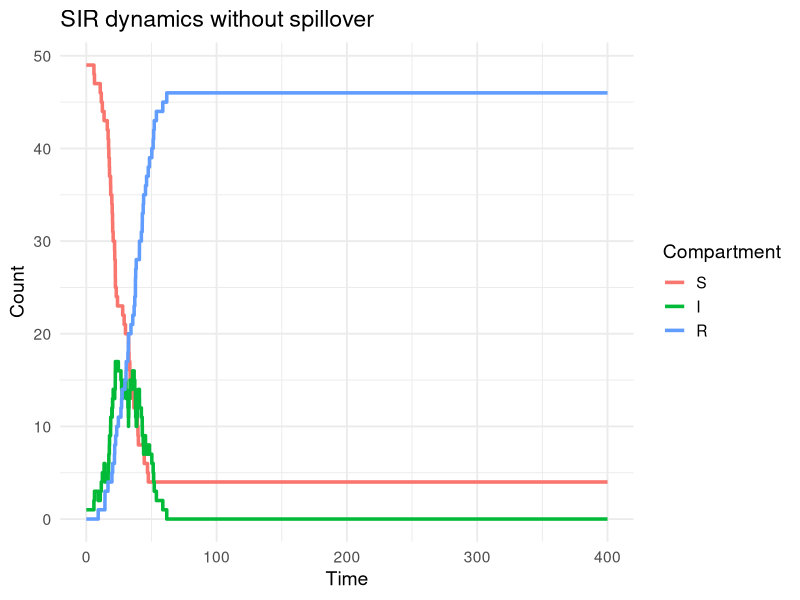

The R source for this figure: (Note: this script raises an error after producing the figure.)
#####################################################################

## Lab: Stochastic SIR simulation with spillover introductions

#####################################################################

## Clinic on the Meaningful Modeling of Epidemiological Data
## International Clinics on Infectious Disease Dynamics and Data (ICI3D) Program
## https://www.ici3d.org

## Attribution: Rebecca Borchering (2015, 2018)
##              Reshma Kassanjee (2025)

## Some Rights Reserved
## CC BY-NC 4.0 (https://creativecommons.org/licenses/by-nc/4.0/)

#####################################################################

## The goal of this tutorial is to use a Gillespie algorithm 
## implementation of an SIR model to explore the impact of
## introducing spillover infection events.

## You will be asked to extend code - though we provide example
## solutions, we encourage you take the time to first try!  

library(tidyverse)

#####################################################################

## Section 1: Simple stochastic SIR 

#####################################################################

## Context: We begin with a closed population of animals, with infection
## modelled to spread as per a stochastic SIR model. 

## Take some time to understand the implementation below. 

## Compartments:
## (S,I,R) = (susceptible, infectious, removed)

## Transitions:
## Event                           Change        	  	          Rate
## Infection (S)                   (S,I,R)->(S-1,I+1,R)        	beta*I*S/N
## Recovery/Removal (I)            (S,I,R)->(S,I-1,R+1)         gamma*I

## Function to step forward in time to next event and update states:

event_sir <- function(time, S, I, R, params, t_end) {
  
  with(as.list(params), {
    N <- S+I+R
    
    rates <- c(
      infect = beta * I * S / N,
      recover = gamma * I
    )
    
    total_rate <- sum(rates)
    
    if (total_rate == 0) {
      
      count.inf <- 0
      event_time <- t_end
      
    } else {
      
      event_time <- time + rexp(1, total_rate)
      event_type <- sample(c("Infect", "Recover"), 1, prob = rates / total_rate)
      
      switch(event_type,
             "Infect" = {
               S <- S - 1
               I <- I + 1
               count.inf <- 1
             },
             "Recover" = {
               I <- I - 1
               R <- R + 1
               count.inf <- 0
             })
    }
    
    return(data.frame(time = event_time, S = S, I = I, R = R, count.inf = count.inf))
  })
}

## Function to simulate states from time 0 to t_end:

simulate_sir <- function(t_end, y, params) {
  with(as.list(y), {
    
    cum.inf <-  0
    ts <- data.frame(time = 0, S = S, I = I, R = R, count.inf = 0) 
    next_event <- ts
    
    while (next_event$time < t_end) {
      next_event <- event_sir(next_event$time, next_event$S, next_event$I, next_event$R, params, t_end)
      cum.inf <- cum.inf + next_event$count.inf
      next_event$count.inf <- cum.inf
      ts <- rbind(ts, next_event)
    }
    
    return(ts)
  })
}

## Run the model for specified inputs:

pop <- 50                                 # population size
params <- c(beta = 0.3, gamma = 0.1)    	# parameter values
final_time <- 400                       	# end time
y0 <- c(S = pop - 1, I = 1, R = 0)        # initial state

ts1 <- simulate_sir(final_time, y0, params)

## And plot:

ts1_long <- (ts1 
             |> pivot_longer(cols = c(S, I, R), names_to = "Compartment", values_to = "count")
             |> mutate(Compartment = factor(Compartment, levels = c('S','I','R')))
)

ggplot(ts1_long, aes(x = time, y = count, color = Compartment)) +
  geom_step(linewidth = 1.2) +
  labs(title = "SIR dynamics without spillover", y = "Count", x = "Time") +
  theme_minimal(base_size = 14)

## Generate the data and produce the plot multiple times, by running the relevant
## lines above. What do you see?

#####################################################################

## Section 2: Simple stochastic SIR with spillover

#####################################################################

## We now introduce the possibility of infections occurring in the
## population due to other exposures - for example, due to infected animals
## in some other maintenance population briefly entering the territory. 

## TASK 1: Make a copy of all the code presented for part 1 and modify it to 
## introduce spillover events using the following information:
## Make functions event_sirspill and simulate_sirspill. More specifically, 
## assume that, in addition to the transmission already occurring, there 
## is an additional rate of infection of susceptibles of lambda*S/N (total rate). 
## Here lambda is the rate at which, for example, animals from outside of the 
## population manage to make contact with animals in our population of interest. 

## Here are some hints if needed: 
##   * Update the list of '## Transitions'
##   * In the function event_sirspill, include a third event type 'Spillover'.
##     Also try to include a counter for spillovers (count.spillovers) - 
##     this may prove handy if you get time to explore. 
##   * To run the model, think about whether any of the inputs needs to change.

## Once you have tried this yourself, scroll down to the bottom of the tutorial 
## to find an example solution, and then move onto the next parts of the tutorial 
## using it.

#####################################################################

## Section 3: Explore patterns

#####################################################################

## Let's compare outputs for different parameter values.

## To make this easier, let's write a function that plots I over time,
## showing several different possible trajectories, for a set of input 
## parameter values

plot_sirspill <- function(nTraj = 16, params, final_time, y0){
  
  ts_collect <- list()
  for (ii in 1:nTraj){
    ts_collect[[ii]] <- simulate_sirspill(final_time, y0, params)
  }
  
  ts_collect_df <- (bind_rows(ts_collect, .id = "Simulation")
                    |> mutate(Simulation = factor(Simulation, levels = 1:nTraj))
  )
  
  gg <- ggplot(ts_collect_df, aes(x = time, y = I)) +
    geom_step(linewidth = 1.2) +
    facet_wrap(~Simulation) +
    labs(title = "I over time", y = "Count", x = "Time") +
    scale_x_continuous(breaks = NULL) +
    coord_cartesian(xlim=c(0, final_time)) +
    theme_minimal(base_size = 14)

  print(gg)
}

## We can now easily now easily plot trajectories - here we plot 
## 16 trajectories for a set of inputs

plot_sirspill(nTraj=16
	, params=c(beta = 0.3, gamma = 0.1,lambda = 0.01)
	, final_time=400
	, y0 = c(S = pop - 1, I = 1, R = 0)
)

## TASK 2: 
## Use the function plot_sirspill to compare outputs for different parameter
## values (specified below) and think about the patterns you see. Also think 
## about how the  patterns you see relate to R0 = beta/gamma, and, later in
## time, Reff = R0*S/N. Note: Pay attention to the scale of y-axis and be sure
## to document your observations for discussion.

## Don't forget to erase your graphs every now and then using graphics.off().

## (1) 1 infected animal to begin, no spillover, with different beta and gamma values
## c(beta = 0.3, gamma = 0.1, lambda = 0.00), 400, c(S = pop - 1, I = 1, R = 0))
## versus 
## c(beta = 0.18, gamma = 0.2, lambda = 0.00), 400, c(S = pop - 1, I = 1, R = 0))

## (2) 0 infected animals to begin, with spillover, with different beta and gamma values 
## c(beta = 0.3, gamma = 0.1, lambda = 0.01), 400, c(S = pop, I = 0, R = 0))
## versus 
## c(beta = 0.18, gamma = 0.2, lambda = 0.01), 400, c(S = pop, I = 0, R = 0))

## (3) as for (2) but with a higher spillover rate
## c(beta = 0.3, gamma = 0.1, lambda = 0.04), 400, c(S = pop, I = 0, R = 0))
## versus 
## c(beta = 0.18, gamma = 0.2, lambda = 0.04), 400, c(S = pop, I = 0, R = 0))

## Lastly, would we have been able to study these patterns using 
## a deterministic model? If you have time, refer back to previous labs, 
## and try fit and plot a corresponding deterministic model. 

#####################################################################

## Section 2 Solution

#####################################################################

## Our version of the functions for part 2 can be found in
## ICI3D_Example_StochasticSpillover_functions.R in the tutorials repo: 
## https://raw.githubusercontent.com/ICI3D/RTutorials/refs/heads/master/ICI3D_Example_StochasticSpillover_functions.R

## Compartments:
## (S,I,R) = (susceptible, infectious, removed)

## Transitions:
## Event                           Change        		              Rate
## Spillover (S)			             (S,I,R)->(S-1,I+1,R)		        lambda*S/N
## Infection (S)                   (S,I,R)->(S-1,I+1,R)           beta*I*S/N
## Recovery/Removal (I)            (S,I,R)->(S,I-1,R+1)           gamma*I


## Run the model for specified inputs:

params <- c(beta = 0.3, gamma = 0.1
            , lambda = 0.02)            	# parameter values
final_time <- 400                       	# end time
y0 <- c(S = pop - 1, I = 1, R = 0)        # initial state

ts1 <- simulate_sirspill(final_time, y0, params)

## And plot:

ts1_long <- (ts1 
             |> pivot_longer(cols = c(S, I, R), names_to = "Compartment", values_to = "count")
             |> mutate(Compartment = factor(Compartment, levels = c('S','I','R')))
)

ggplot(ts1_long, aes(x = time, y = count, color = Compartment)) +
  geom_step(linewidth = 1.2) +
  labs(title = "SIR dynamics with spillover", y = "Count", x = "Time") +
  theme_minimal(base_size = 14)
